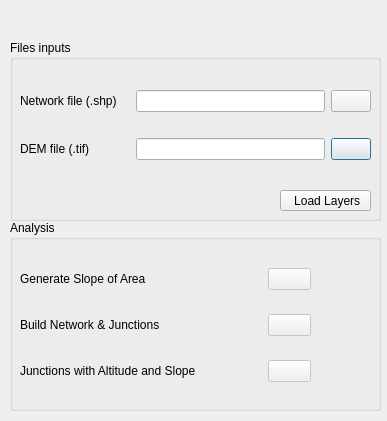
<?xml version="1.0" encoding="UTF-8"?>
<ui version="4.0">
 <class>WDNAnalysisDialogBase</class>
 <widget class="QDialog" name="WDNAnalysisDialogBase">
  <property name="geometry">
   <rect>
    <x>0</x>
    <y>0</y>
    <width>387</width>
    <height>421</height>
   </rect>
  </property>
  <property name="windowTitle">
   <string>WDNAnalysis</string>
  </property>
  <widget class="QGroupBox" name="groupBox">
   <property name="geometry">
    <rect>
     <x>10</x>
     <y>40</y>
     <width>371</width>
     <height>181</height>
    </rect>
   </property>
   <property name="title">
    <string>Files inputs</string>
   </property>
   <widget class="QWidget" name="gridLayoutWidget">
    <property name="geometry">
     <rect>
      <x>10</x>
      <y>30</y>
      <width>351</width>
      <height>112</height>
     </rect>
    </property>
    <layout class="QGridLayout" name="gridLayout">
     <item row="1" column="2">
      <widget class="QPushButton" name="pushDEM">
       <property name="text">
        <string/>
       </property>
      </widget>
     </item>
     <item row="0" column="0">
      <widget class="QLabel" name="label">
       <property name="text">
        <string>Network file (.shp)    </string>
       </property>
      </widget>
     </item>
     <item row="1" column="1">
      <widget class="QLineEdit" name="lineDEM"/>
     </item>
     <item row="1" column="0">
      <widget class="QLabel" name="label_5">
       <property name="text">
        <string>DEM file (.tif)</string>
       </property>
      </widget>
     </item>
     <item row="0" column="1">
      <widget class="QLineEdit" name="lineNetwork"/>
     </item>
     <item row="0" column="2">
      <widget class="QPushButton" name="pushNetwork">
       <property name="text">
        <string/>
       </property>
      </widget>
     </item>
    </layout>
   </widget>
   <widget class="QPushButton" name="pushLoad">
    <property name="geometry">
     <rect>
      <x>270</x>
      <y>150</y>
      <width>91</width>
      <height>21</height>
     </rect>
    </property>
    <property name="text">
     <string> Load Layers</string>
    </property>
   </widget>
  </widget>
  <widget class="QGroupBox" name="groupBox_2">
   <property name="geometry">
    <rect>
     <x>10</x>
     <y>220</y>
     <width>371</width>
     <height>191</height>
    </rect>
   </property>
   <property name="title">
    <string>Analysis</string>
   </property>
   <widget class="QWidget" name="gridLayoutWidget_2">
    <property name="geometry">
     <rect>
      <x>10</x>
      <y>30</y>
      <width>291</width>
      <height>151</height>
     </rect>
    </property>
    <layout class="QGridLayout" name="gridLayout_2">
     <item row="0" column="1">
      <widget class="QPushButton" name="pushSlope">
       <property name="enabled">
        <bool>false</bool>
       </property>
       <property name="text">
        <string/>
       </property>
      </widget>
     </item>
     <item row="1" column="1">
      <widget class="QPushButton" name="pushJunkions">
       <property name="enabled">
        <bool>false</bool>
       </property>
       <property name="text">
        <string/>
       </property>
      </widget>
     </item>
     <item row="2" column="1">
      <widget class="QPushButton" name="pushFill">
       <property name="enabled">
        <bool>false</bool>
       </property>
       <property name="text">
        <string/>
       </property>
      </widget>
     </item>
     <item row="1" column="0">
      <widget class="QLabel" name="label_8">
       <property name="text">
        <string>Build Network &amp; Junctions</string>
       </property>
      </widget>
     </item>
     <item row="0" column="0">
      <widget class="QLabel" name="label_2">
       <property name="text">
        <string>Generate Slope of Area</string>
       </property>
      </widget>
     </item>
     <item row="2" column="0">
      <widget class="QLabel" name="label_9">
       <property name="text">
        <string>Junctions with Altitude and Slope                    </string>
       </property>
      </widget>
     </item>
    </layout>
   </widget>
  </widget>
  <widget class="QWidget" name="gridLayoutWidget_3">
   <property name="geometry">
    <rect>
     <x>0</x>
     <y>0</y>
     <width>401</width>
     <height>31</height>
    </rect>
   </property>
   <layout class="QGridLayout" name="gridLayout_3"/>
  </widget>
 </widget>
 <resources/>
 <connections/>
</ui>
